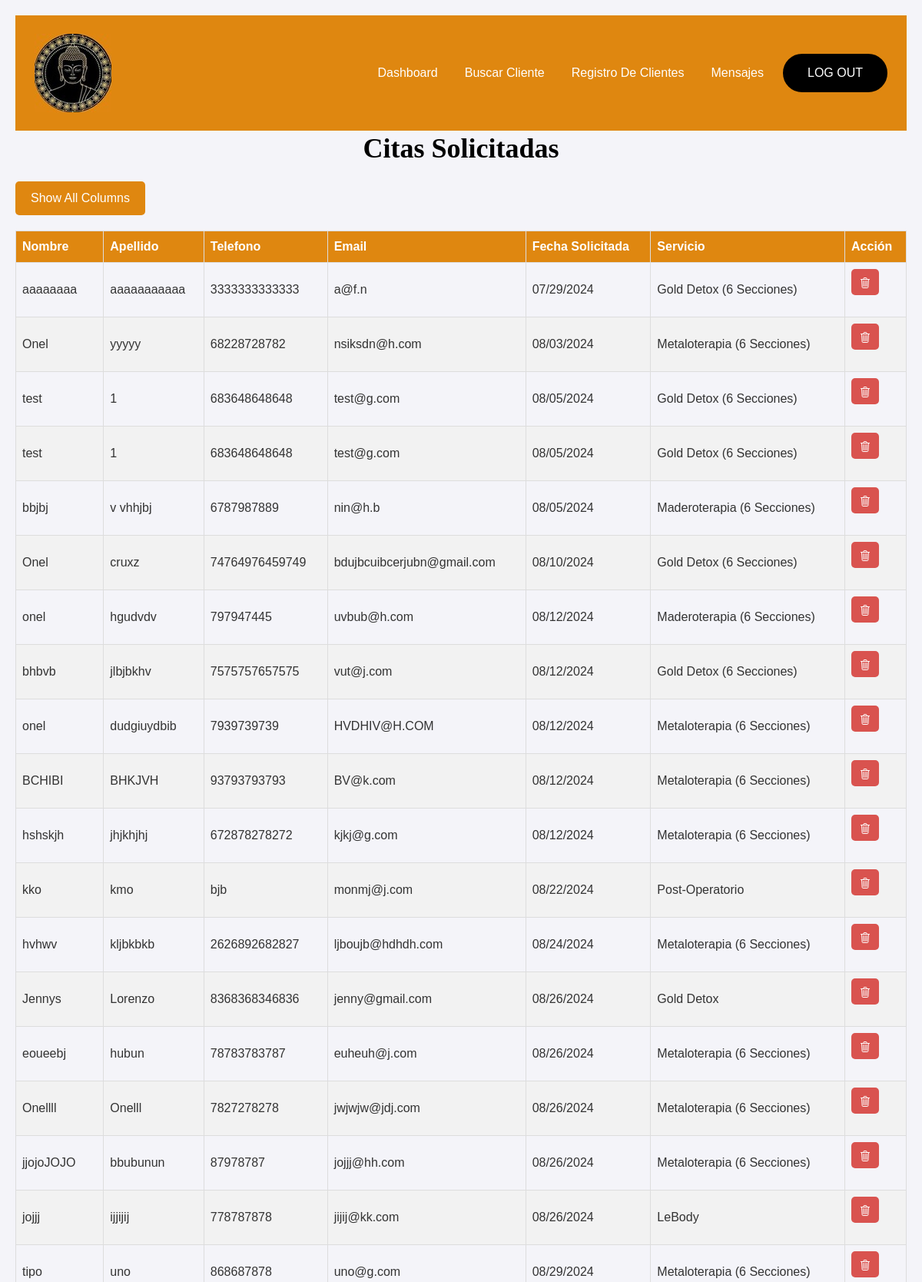
/citas-solicitadas/ (signed in, upper part), run on the app's committed database.
### namaste_app/models.py (models this page shows)
class RequestAppointment(models.Model):
    first_name = models.CharField(max_length=50, null=False, blank=False)
    last_name = models.CharField(max_length=50, null=False, blank=False, default='')
    email_address = models.CharField(max_length=50, blank=False, default='')
    phone_number = models.CharField(max_length=50, blank=False, default='')
    address = models.CharField(max_length=50, blank=True, default='')
    zip = models.CharField(max_length=50, blank=True, default='')
    city = models.CharField(max_length=50, blank=True, default='')
    service = models.CharField(max_length=50, choices=ServiceType.choices, default='')
    date_requested = models.CharField(max_length=50, blank=False, default='')

### namaste_app/views.py (the view)
# urls.py: path("citas-solicitadas/", views.citas_solicitadas, name="citas-solicitadas"),
@login_required
def citas_solicitadas(request):
    context = {}
    try:
        requested_appointments = RequestAppointment.objects.order_by('date_requested')
        context['requested_appointments'] = requested_appointments
    except Exception as e:
        return f"Error fetching records: {str(e)}"
    return render(request, "citas-solicitadas.html", context)

### namaste_app/templates/citas-solicitadas.html (shortened to what this page needs)
{% extends "admin_base.html" %}{% block title %}Citas Solicitadas{% endblock %}
{% load widget_tweaks %}
{% block content %}
<h1>Citas Solicitadas</h1>
<button id="toggle-button" class="toggle-button">Show All Columns</button>
<table id="data-table">
    <thead>
        <tr>
            <th class="nombre">Nombre</th>
            <th class="apellido">Apellido</th>
            <th class="telefono">Telefono</th>
            <th class="email">Email</th>
            <th class="fecha">Fecha Solicitada</th>
            <th class="servicio">Servicio</th>
            <th>Acción</th>
        </tr>
    </thead>
    <tbody>
        {% for appointment in requested_appointments %}
        <tr>
            <td class="nombre">{{ appointment.first_name }}</td>
            <td class="apellido">{{ appointment.last_name }}</td>
            <td class="telefono">{{ appointment.phone_number }}</td>
            <td class="email">{{ appointment.email_address }}</td>
            <td class="fecha">{{ appointment.date_requested }}</td>
            <td class="servicio">{{ appointment.service }}</td>
            <td>
                <form method="post" action="{% url 'borrar_cita' appointment.id %}">
                    <button type="submit" class="delete-btn" name="delete-button">
                        <ion-icon name="trash-outline" aria-hidden="true"></ion-icon>
                    </button>
                </form>
            </td>
        </tr>
        {% endfor %}
    </tbody>
</table>
{% endblock %}

### namaste_app/static/style.css (style rules this page uses)
* { padding:0; margin:0; }
body { font-family: 'Poppins', sans-serif; background:#fff; font-size:16px; position:relative; overflow-x:hidden; }
h1, h2, h3, h4, h5, h6 { color:#333; font-family: 'Luxurious Roman', serif; }
h1 { font-weight: 600; font-size:36px; line-height:46px; margin: 0 0 14px; }

### namaste_app/templates/citas-solicitadas.html (style rules this page uses)
body { font-family: Arial, sans-serif; background-color: #f4f4f9; margin: 0; padding: 20px; color: #333; }
h1 { color: black; text-align: center; margin-bottom: 20px; }
button { background-color: #DF8710; color: white; border: none; padding: 10px 20px; margin-bottom: 20px; border-radius: 5px; cursor: pointer; font-size: 16px; }
table { width: 100%; border-collapse: collapse; margin-bottom: 20px; }
table, th, td { border: 1px solid #ddd; }
th, td { text-align: left; padding: 8px; }
th { background-color: #DF8710; color: white; }
tr:nth-child(even) { background-color: #f2f2f2; }
.delete-btn { background-color: #d9534f; color: white; border: none; padding: 5px 10px; border-radius: 5px; cursor: pointer; }
ion-icon { vertical-align: middle; }

### data on the page
RequestAppointment: first_name "aaaaaaaa", last_name "aaaaaaaaaaa", phone_number "3333333333333", email_address "a@f.n", date_requested "07/29/2024", service "Gold Detox (6 Secciones)"
RequestAppointment: first_name "Onel", last_name "yyyyy", phone_number "68228728782", email_address "nsiksdn@h.com", date_requested "08/03/2024", service "Metaloterapia (6 Secciones)"
RequestAppointment: first_name "test", last_name "1", phone_number "683648648648", email_address "test@g.com", date_requested "08/05/2024", service "Gold Detox (6 Secciones)"
RequestAppointment: first_name "test", last_name "1", phone_number "683648648648", email_address "test@g.com", date_requested "08/05/2024", service "Gold Detox (6 Secciones)"
RequestAppointment: first_name "bbjbj", last_name "v vhhjbj", phone_number "6787987889", email_address "nin@h.b", date_requested "08/05/2024", service "Maderoterapia (6 Secciones)"
RequestAppointment: first_name "Onel", last_name "cruxz", phone_number "74764976459749", email_address "bdujbcuibcerjubn@gmail.com", date_requested "08/10/2024", service "Gold Detox (6 Secciones)"
RequestAppointment: first_name "onel", last_name "hgudvdv", phone_number "797947445", email_address "uvbub@h.com", date_requested "08/12/2024", service "Maderoterapia (6 Secciones)"
RequestAppointment: first_name "bhbvb", last_name "jlbjbkhv", phone_number "7575757657575", email_address "vut@j.com", date_requested "08/12/2024", service "Gold Detox (6 Secciones)"
RequestAppointment: first_name "onel", last_name "dudgiuydbib", phone_number "7939739739", email_address "HVDHIV@H.COM", date_requested "08/12/2024", service "Metaloterapia (6 Secciones)"
RequestAppointment: first_name "BCHIBI", last_name "BHKJVH", phone_number "93793793793", email_address "BV@k.com", date_requested "08/12/2024", service "Metaloterapia (6 Secciones)"
RequestAppointment: first_name "hshskjh", last_name "jhjkhjhj", phone_number "672878278272", email_address "kjkj@g.com", date_requested "08/12/2024", service "Metaloterapia (6 Secciones)"
RequestAppointment: first_name "kko", last_name "kmo", phone_number "bjb", email_address "monmj@j.com", date_requested "08/22/2024", service "Post-Operatorio"
RequestAppointment: first_name "hvhwv", last_name "kljbkbkb", phone_number "2626892682827", email_address "ljboujb@hdhdh.com", date_requested "08/24/2024", service "Metaloterapia (6 Secciones)"
RequestAppointment: first_name "Jennys", last_name "Lorenzo", phone_number "8368368346836", email_address "jenny@gmail.com", date_requested "08/26/2024", service "Gold Detox"
RequestAppointment: first_name "eoueebj", last_name "hubun", phone_number "78783783787", email_address "euheuh@j.com", date_requested "08/26/2024", service "Metaloterapia (6 Secciones)"
RequestAppointment: first_name "Onellll", last_name "Onelll", phone_number "7827278278", email_address "jwjwjw@jdj.com", date_requested "08/26/2024", service "Metaloterapia (6 Secciones)"
RequestAppointment: first_name "jjojoJOJO", last_name "bbubunun", phone_number "87978787", email_address "jojjj@hh.com", date_requested "08/26/2024", service "Metaloterapia (6 Secciones)"
RequestAppointment: first_name "jojjj", last_name "ijjijij", phone_number "778787878", email_address "jijij@kk.com", date_requested "08/26/2024", service "LeBody"
RequestAppointment: first_name "tipo", last_name "uno", phone_number "868687878", email_address "uno@g.com", date_requested "08/29/2024", service "Metaloterapia (6 Secciones)"
